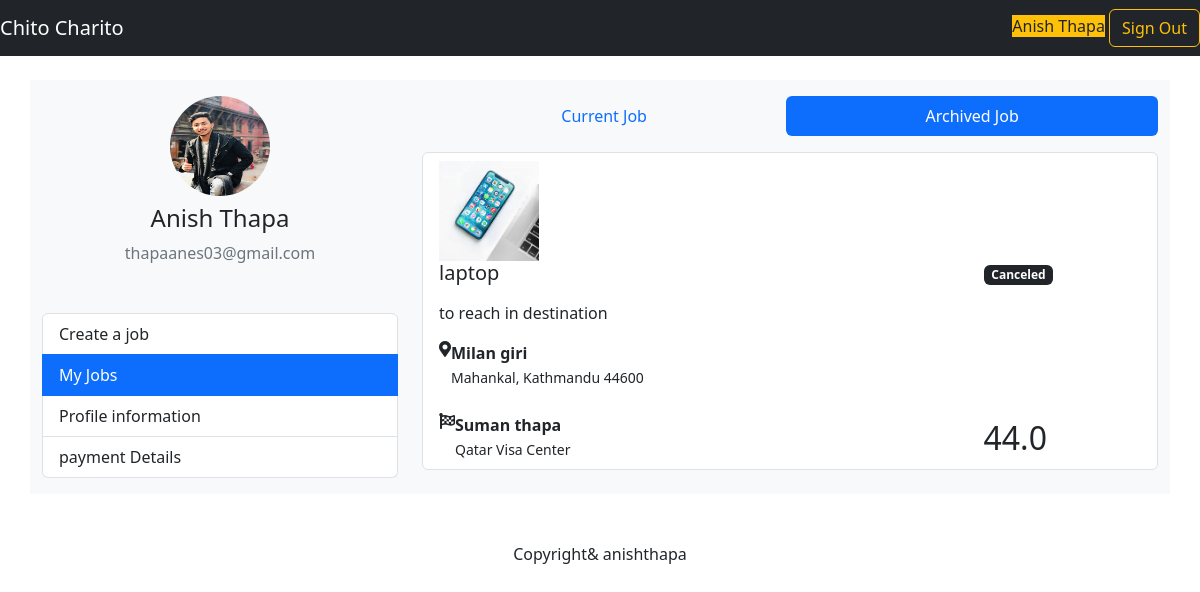
Before: /customer/jobs/archived (signed in) with the older database file.
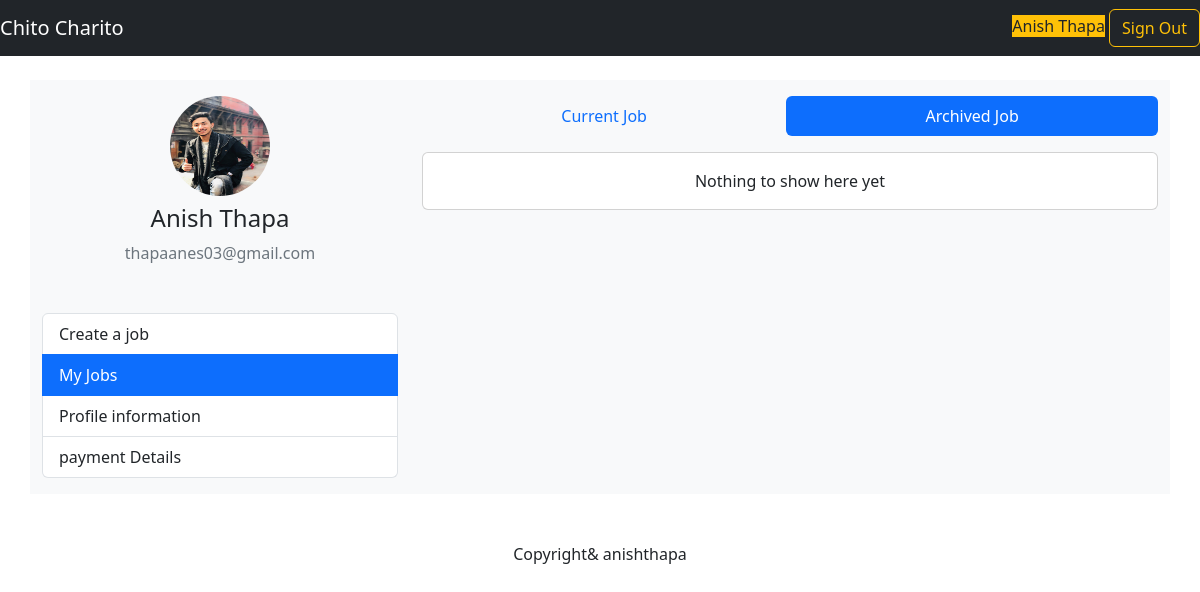
After: the same page with the newer database file.
### mainapp/models.py (models this page shows, shortened)
class Customer(models.Model):
    user=models.OneToOneField(User,on_delete=CASCADE)
    avatar = models.ImageField(upload_to='customer/avatars',blank=True,null=True)
    phone_number = models.CharField(max_length=50, blank=True)
    stripe_customer_id = models.CharField(max_length=255, blank=True)
    stripe_payment_method_id = models.CharField(max_length=255, blank=True)
    stripe_card_last4 = models.CharField(max_length=255, blank=True)

class Job(models.Model):
  SMALL_SIZE = "small"
  MEDIUM_SIZE = "medium"
  LARGE_SIZE = "large"
  SIZES = (
    (SMALL_SIZE, 'Small'),
    (MEDIUM_SIZE, 'Medium'),
    (LARGE_SIZE, 'Large'),
  )
  CREATING_STATUS = 'creating'
  PROCESSING_STATUS = 'processing'
  PICKING_STATUS = 'picking'
  DELIVERING_STATUS = 'delivering'
  COMPLETED_STATUS = 'completed'
  CANCELED_STATUS = 'canceled'
  STATUSES = (
    (CREATING_STATUS, 'Creating'),
    (PROCESSING_STATUS, 'Processing'),
    (PICKING_STATUS, 'Picking'),
    (DELIVERING_STATUS, 'Delivering'),
    (COMPLETED_STATUS, 'Completed'),
    (CANCELED_STATUS, 'Canceled'),
  )
  id = models.UUIDField(primary_key=True, default=uuid.uuid4, editable=False)
  customer = models.ForeignKey(Customer, on_delete=models.CASCADE)
  courier = models.ForeignKey(Courier, on_delete=models.CASCADE, null=True, blank=True)
  name = models.CharField(max_length=255)
  description = models.CharField(max_length=255)
  category = models.ForeignKey(Category, on_delete=models.SET_NULL, null=True, blank=True)
  size = models.CharField(max_length=20, choices=SIZES, default=MEDIUM_SIZE)
  quantity = models.IntegerField(default=1)
  photo = models.ImageField(upload_to='job/photos/')
  status = models.CharField(max_length=20, choices=STATUSES, default=CREATING_STATUS)
  created_at = models.DateTimeField(default=timezone.now)
  pickup_address = models.CharField(max_length=255, blank=True)
  pickup_lat = models.FloatField(default=0)
  pickup_lng = models.FloatField(default=0)
  pickup_name = models.CharField(max_length=255, blank=True)
  pickup_phone = models.CharField(max_length=50, blank=True)
  delivery_address = models.CharField(max_length=255, blank=True)
  delivery_lat = models.FloatField(default=0)
  delivery_lng = models.FloatField(default=0)
  delivery_name = models.CharField(max_length=255, blank=True)
  delivery_phone = models.CharField(max_length=50, blank=True)
  duration = models.IntegerField(default=0)
  distance = models.FloatField(default=0)
  price = models.FloatField(default=0)
  pickup_photo = models.ImageField(upload_to='job/pickup_photos/', null=True, blank=True)
  pickedup_at = models.DateTimeField(null=True, blank=True)
  delivery_photo = models.ImageField(upload_to='job/delivery_photos/', null=True, blank=True)
  delivered_at = models.DateTimeField(null=True, blank=True)

### mainapp/customer/views.py (the view)
# urls.py: path('jobs/archived', customer_views.archived_jobs_page, name="archived_jobs"),
@login_required(login_url="/sign-in/?next=/customer/")
def archived_jobs_page(request):
    jobs = Job.objects.filter(
        customer=request.user.customer,
        status__in=[
            Job.COMPLETED_STATUS,
            Job.CANCELED_STATUS
        ]
    )
    return render(request, 'customer/jobs.html', {
        "jobs": jobs
    })

### mainapp/templates/customer/jobs.html
{% extends 'customer/base.html'%}
{% block main %}
{% url 'customer:current_jobs' as current_jobs_url %}
{% url 'customer:archived_jobs' as archived_jobs_url %}
<ul class="nav nav-pills nav-fill">
    <li class="nav-item">
      <a class="nav-link {% if request.path == current_jobs_url %} active {% endif %}" aria-current="page"
      href="{% url 'customer:current_jobs' %}" >Current Job</a>
    </li>
    <li class="nav-item">
      <a class="nav-link {% if request.path == archived_jobs_url %} active {% endif %}" aria-current="page"
      href="{% url 'customer:archived_jobs' %}" >Archived Job</a>
    </li>
  </ul>
<div class="list-group mt-3">
 {% if jobs %}
 {% for job in jobs %}
 <a href="{% url 'customer:job' job.id  %}" class="list-group-item list-group-item-action">
  <div class="media">
    <img src="{{ job.photo.url }}" class="rounded-lg mr-3 " width="100" height="100">
    <div class="media-body">
      <div class="row">
        <div class="col-lg-9">
          <h5 class="mb-3">{{ job.name }}</h5>
          <p>{{ job.description }}</p>
          <div class="d-flex mb-4">
            <i class="fas fa-map-marker-alt"></i>
            <div class="ml-2">
              <b>{{ job.pickup_name }}</b><br />
              <small>{{ job.pickup_address }}</small>
            </div>
          </div>
          <div class="d-flex">
            <i class="fas fa-flag-checkered"></i>
            <div class="ml-2">
              <b>{{ job.delivery_name }}</b><br />
              <small>{{ job.delivery_address }}</small>
            </div>
          </div>
        </div>
        <div class="col-lg-3 text-right d-flex flex-column justify-content-between">
          <div><span class="badge badge-warning bg-dark mb-2">{{ job.get_status_display }}</span></div>
          <h2 class="mb-1">{{ job.price }}</h2>
        </div>
      </div>
    </div>
  </div>
</a>
 {% endfor %}
 {% else %}
 <div class="card">
   <div class = "card-body text-center">
     Nothing to show here yet
   </div>
 </div>
{% endif %}
</div>
{% endblock %}

### mainapp/templates/customer/base.html
{% extends 'base.html'  %}
{% load static %}
{% block content %}
{% url 'customer:create_job' as create_job_url %}
{% url 'customer:profile' as profile_url %}
{% url 'customer:current_jobs' as current_jobs_url %}
{% url 'customer:archived_jobs' as archived_jobs_url %}
{% url 'customer:payment_method' as payment_method_url %}
<div class="container bg-light mt-4 pt-3 pb-3">
    <div class="row">
      <div class="col-lg-4">
        <div class="text-center">
          <img src="{% if request.user.customer.avatar %}{{ request.user.customer.avatar.url }}{% else %}{% static 'img/avatar.png' %}{% endif %}" alt="" class="rounded-circle mb-2" width="100" height="100">
          <h4>{{ request.user.get_full_name }}</h4>
          <p class="text-secondary">{{ request.user.email }}</p>
        </div>
        <div class="list-group mt-5">
            <a href="{% url 'customer:create_job' %}" class="list-group-item list-group-item-action {% if request.path == create_job_url %} active {% endif %}">Create a job</a>
            <a href="{% url 'customer:current_jobs' %}"
          class="list-group-item list-group-item-action {% if request.path == current_jobs_url or request.path == archived_jobs_url %}active{% endif %}">My
          Jobs</a>
            <a href="{% url 'customer:profile' %}" class="list-group-item list-group-item-action {% if request.path == profile_url %} active {% endif %} ">Profile information</a>
            <a href="{% url 'customer:payment_method' %}" class="list-group-item list-group-item-action {% if request.path == payment_method_url %} active {% endif %} ">payment Details</a>
        </div>
        </div>
      <div class="col-lg-8">
          {% block main %}
          {% endblock %}
      </div>
        </div>
        </div>
        {% endblock %}

### mainapp/templates/base.html (shortened to what this page needs)
<!DOCTYPE html>
<html lang="en">
<head>
    {% load bootstrap5 %}
    {% bootstrap_css %}
    <link rel="stylesheet" href="https://use.fontawesome.com/releases/v5.9.0/css/all.css">
</head>
<body>
    <nav class="navbar   {% if not request.user.is_authenticated %} navbar-expand-lg {% endif %} navbar-dark bg-dark">
          <a class="navbar-brand" href="/">Chito Charito</a>
          {% if not request.user.is_authenticated %}
          <button class="navbar-toggler" type="button" data-bs-toggle="collapse" data-bs-target="#navbarSupportedContent" aria-controls="navbarSupportedContent" aria-expanded="false" aria-label="Toggle navigation">
            <span class="navbar-toggler-icon"></span>
          </button>
          <div class="collapse navbar-collapse" id="navbarSupportedContent">
            <ul class="navbar-nav">
              <li  class="nav-item" {% if request.GET.next != '/courier/' %}active{% endif %}>
                <a class="nav-link active" aria-current="page"  href="/sign-in/?next=/customer/">Customer</a>
              </li>
              <li class="nav-item"  {% if request.GET.next == '/courier/' %}active{% endif %}>
                <a class="nav-link active" aria-current="page" href="/sign-in/?next=/courier/">Courier</a>
              </li>
              <!-- <li class="nav-item dropdown">
                <a class="nav-link dropdown-toggle" href="#" aria-expanded="false">
                  Gudiance
                </a>
              </li> -->
            </ul>
        </div>
        {% else %}
        <form class="form-inline">
          <span class="mr-4 bg-warning">{{ request.user.get_full_name|title }}</span>
          <a href = "/sign-out" class="btn btn-outline-warning" >Sign Out</a>
        </form>
        {% endif %}
      </nav>
{% block content %}   {% endblock %}
      <footer class="text-center mt-5 mb-5">Copyright& anishthapa</footer>
      <link rel="stylesheet" href="https://unpkg.com/bootoast@1.0.1/dist/bootoast.min.css">
</body>
</html>

Changed rows visible on the page:
removed Job: photo (picture), name "laptop", description "to reach in destination", pickup_name "Milan giri", pickup_address "Mahankal, Kathmandu 44600", delivery_name "Suman thapa", delivery_address "Qatar Visa Center", status "Canceled", price "44.0"
Other visible differences:
text now shown: "Nothing to show here yet"
